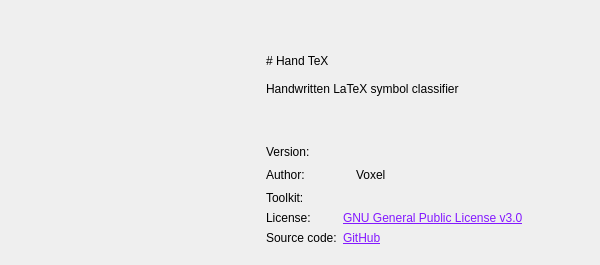
<?xml version="1.0" encoding="UTF-8"?>
<ui version="4.0">
 <class>About</class>
 <widget class="QWidget" name="About">
  <property name="geometry">
   <rect>
    <x>0</x>
    <y>0</y>
    <width>600</width>
    <height>265</height>
   </rect>
  </property>
  <property name="windowTitle">
   <string>About Hand TeX</string>
  </property>
  <layout class="QHBoxLayout" name="horizontalLayout_2">
   <property name="spacing">
    <number>6</number>
   </property>
   <property name="leftMargin">
    <number>20</number>
   </property>
   <property name="topMargin">
    <number>20</number>
   </property>
   <property name="rightMargin">
    <number>20</number>
   </property>
   <property name="bottomMargin">
    <number>20</number>
   </property>
   <item>
    <widget class="QLabel" name="label_logo">
     <property name="sizePolicy">
      <sizepolicy hsizetype="Fixed" vsizetype="Fixed">
       <horstretch>0</horstretch>
       <verstretch>0</verstretch>
      </sizepolicy>
     </property>
     <property name="minimumSize">
      <size>
       <width>200</width>
       <height>200</height>
      </size>
     </property>
     <property name="maximumSize">
      <size>
       <width>200</width>
       <height>200</height>
      </size>
     </property>
     <property name="text">
      <string/>
     </property>
     <property name="scaledContents">
      <bool>true</bool>
     </property>
    </widget>
   </item>
   <item>
    <spacer name="horizontalSpacer_2">
     <property name="orientation">
      <enum>Qt::Orientation::Horizontal</enum>
     </property>
     <property name="sizeType">
      <enum>QSizePolicy::Policy::Fixed</enum>
     </property>
     <property name="sizeHint" stdset="0">
      <size>
       <width>40</width>
       <height>20</height>
      </size>
     </property>
    </spacer>
   </item>
   <item>
    <layout class="QVBoxLayout" name="verticalLayout">
     <item>
      <widget class="QLabel" name="label_2">
       <property name="text">
        <string># Hand TeX

Handwritten LaTeX symbol classifier</string>
       </property>
       <property name="textFormat">
        <enum>Qt::TextFormat::MarkdownText</enum>
       </property>
      </widget>
     </item>
     <item>
      <layout class="QFormLayout" name="formLayout">
       <property name="topMargin">
        <number>10</number>
       </property>
       <item row="0" column="0">
        <widget class="QLabel" name="label_3">
         <property name="text">
          <string>Version:</string>
         </property>
        </widget>
       </item>
       <item row="0" column="1">
        <widget class="QLabel" name="label_version">
         <property name="text">
          <string notr="true">&lt;version&gt;</string>
         </property>
        </widget>
       </item>
       <item row="1" column="0">
        <widget class="QLabel" name="label_11">
         <property name="text">
          <string>Author:</string>
         </property>
        </widget>
       </item>
       <item row="1" column="1">
        <layout class="QHBoxLayout" name="horizontalLayout">
         <item>
          <widget class="QLabel" name="label_copyright">
           <property name="text">
            <string notr="true">&lt;copyright&gt;</string>
           </property>
          </widget>
         </item>
         <item>
          <widget class="QLabel" name="label_13">
           <property name="text">
            <string notr="true">Voxel</string>
           </property>
          </widget>
         </item>
         <item>
          <spacer name="horizontalSpacer">
           <property name="orientation">
            <enum>Qt::Orientation::Horizontal</enum>
           </property>
           <property name="sizeHint" stdset="0">
            <size>
             <width>40</width>
             <height>20</height>
            </size>
           </property>
          </spacer>
         </item>
        </layout>
       </item>
       <item row="2" column="0">
        <widget class="QLabel" name="label_5">
         <property name="text">
          <string>Toolkit:</string>
         </property>
        </widget>
       </item>
       <item row="2" column="1">
        <widget class="QLabel" name="label_toolkit">
         <property name="text">
          <string notr="true">&lt;toolkit&gt;</string>
         </property>
        </widget>
       </item>
       <item row="3" column="0">
        <widget class="QLabel" name="label_7">
         <property name="text">
          <string>License:</string>
         </property>
        </widget>
       </item>
       <item row="3" column="1">
        <widget class="QLabel" name="label_license">
         <property name="text">
          <string notr="true">&lt;html&gt;&lt;head/&gt;&lt;body&gt;&lt;p&gt;&lt;a href=&quot;open_license&quot;&gt;&lt;span style=&quot; text-decoration: underline; color:#8419ff;&quot;&gt;GNU General Public License v3.0&lt;/span&gt;&lt;/a&gt;&lt;/p&gt;&lt;/body&gt;&lt;/html&gt;</string>
         </property>
         <property name="textInteractionFlags">
          <set>Qt::TextInteractionFlag::LinksAccessibleByKeyboard|Qt::TextInteractionFlag::LinksAccessibleByMouse</set>
         </property>
        </widget>
       </item>
       <item row="4" column="0">
        <widget class="QLabel" name="label_9">
         <property name="text">
          <string>Source code:</string>
         </property>
        </widget>
       </item>
       <item row="4" column="1">
        <widget class="QLabel" name="label_10">
         <property name="text">
          <string notr="true">&lt;html&gt;&lt;head/&gt;&lt;body&gt;&lt;p&gt;&lt;a href=&quot;https://github.com/VoxelCubes/Hand-TeX&quot;&gt;&lt;span style=&quot; text-decoration: underline; color:#8419ff;&quot;&gt;GitHub&lt;/span&gt;&lt;/a&gt;&lt;/p&gt;&lt;/body&gt;&lt;/html&gt;</string>
         </property>
         <property name="openExternalLinks">
          <bool>true</bool>
         </property>
         <property name="textInteractionFlags">
          <set>Qt::TextInteractionFlag::LinksAccessibleByKeyboard|Qt::TextInteractionFlag::LinksAccessibleByMouse</set>
         </property>
        </widget>
       </item>
      </layout>
     </item>
    </layout>
   </item>
  </layout>
 </widget>
 <resources/>
 <connections/>
</ui>
